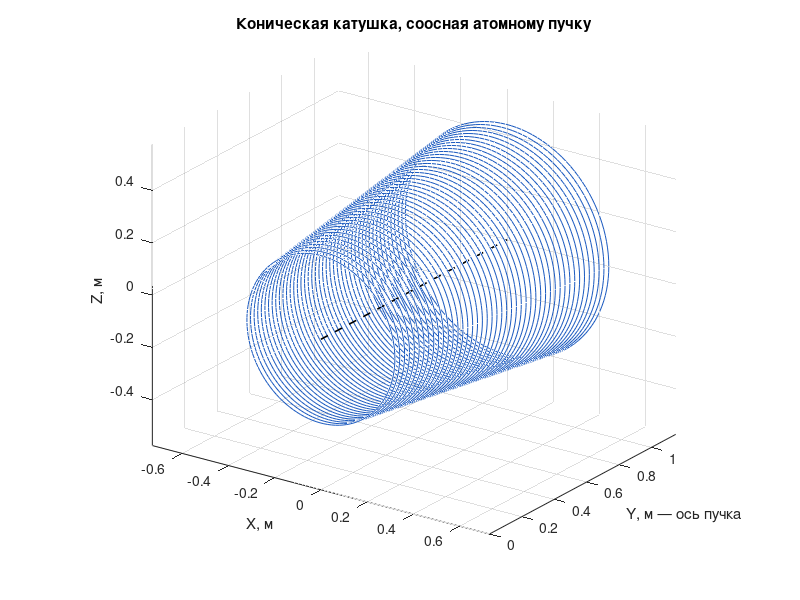
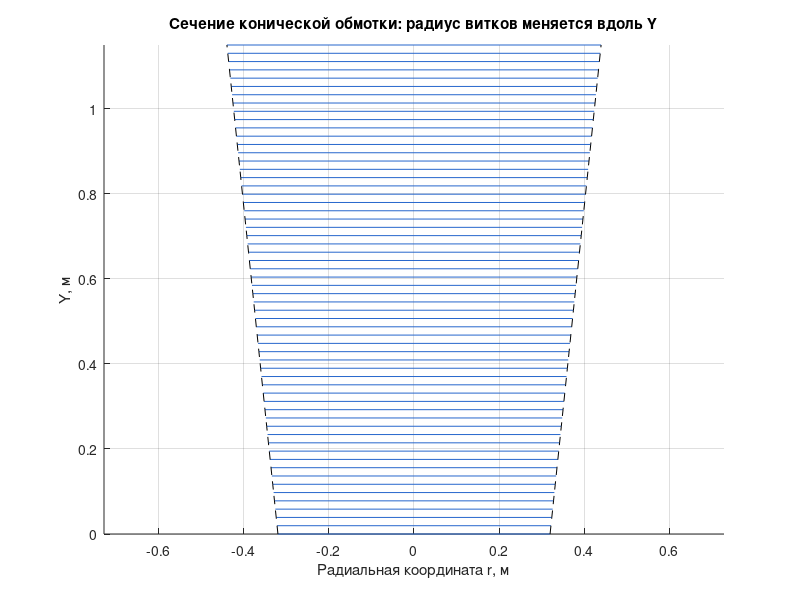

The MATLAB script that drew these images, in order: (Note: this script raises an error after producing the figures.)
function stern_gerlach_conical_coil_all_figures()
% ЕДИНАЯ МОДЕЛЬ ЭКСПЕРИМЕНТА ШТЕРНА-ГЕРЛАХА С КОНИЧЕСКОЙ КАТУШКОЙ
% Версия согласована с описанием разделов 3.1–5 реферата.
%
% Геометрия: Y — ось катушки и направление атомного пучка;
% X — горизонтальная координата; Z — вертикальная координата детектора.
%
% ПОЛЕ ПО МЕТОДИКЕ РЕФЕРАТА (раздел 3.2):
% 1. Поле обмотки — сумма вкладов кольцевых слоёв.
% 2. Радиус кольцевого слоя линейно меняется вдоль Y.
% 3. Осевая компонента отдельного кольцевого витка:
%    dBy = mu0*n*I*ds*R^2/(2*(R^2+(Y-s)^2)^(3/2)).
% 4. dBy/dY рассчитывается конечными разностями.
% 5. Поперечная компонента в параксиальном приближении:
%    Br = -(r/2)*dBy/dY.
% 6. |B| = sqrt(By^2 + Br^2), затем сила для двух проекций:
%    F_s = s*muB*grad(|B|).
%
% Это именно приближённая осесимметричная схема из реферата, а НЕ точное
% поле каждой винтовой нити обмотки. Не смешивать её с моделью эллиптических
% интегралов для точного поля круговых токовых колец.
%
% ВАЖНЫЕ ОГРАНИЧЕНИЯ:
% - атомы независимы; столкновения и рассеяние на остаточном газе не заданы;
% - искусственные смещения и импульсы после катушки отсутствуют;
% - модель двух проекций магнитного момента — адиабатическое приближение;
% - если расчёт не даёт заметного разделения, программа его не дорисовывает.
%
% Запуск: stern_gerlach_conical_coil_all_figures
% Все рисунки, CSV и MAT сохраняются в папку stern_gerlach_figures.

close all; clc;
rng(7,'twister');

%% 1. ПАРАМЕТРЫ КОНИЧЕСКОЙ КАТУШКИ (таблица 3.1.1 реферата)
p.mu0 = 4*pi*1e-7;       % Гн/м
p.n = 3200;              % плотность витков, 1/м
p.I = 650;              % ток, А
p.a = 0.32;              % радиус входного сечения, м
p.b = 0.44;              % радиус выходного сечения, м
p.y0 = 0.00;             % координата начала катушки, м
p.L = 1.15;              % длина катушки, м
p.y1 = p.y0+p.L;
p.Nlayers = 720;         % узлы квадратуры по длине, не физическое число витков
p.NphysicalTurns = round(p.n*p.L);

%% 2. ОБЛАСТЬ РАСЧЁТА ПОЛЯ
rGrid = linspace(0,0.55,241);
yGrid = linspace(-0.35,2.30,701);
[RR,YY] = ndgrid(rGrid,yGrid);
turnY = linspace(p.y0,p.y1,p.Nlayers);
turnR = p.a+(p.b-p.a)*(turnY-p.y0)/p.L;
ds = (p.y1-p.y0)/(p.Nlayers-1);
weights = ds*ones(size(turnY));
weights([1 end]) = ds/2;

fprintf('Расчёт поля по методике раздела 3.2 реферата...\n');
By = zeros(size(RR));
% Суммируем осевое поле кольцевых слоёв по формуле кругового витка.
for k = 1:p.Nlayers
    dyLocal = YY-turnY(k);
    By = By + p.mu0*p.n*p.I*weights(k)*turnR(k)^2 ./ ...
        (2*(turnR(k)^2+dyLocal.^2).^(3/2));
end

% Центральные конечные разности по Y; на границах — односторонние.
dBydY = zeros(size(By));
dY = yGrid(2)-yGrid(1);
dBydY(:,2:end-1) = (By(:,3:end)-By(:,1:end-2))/(2*dY);
dBydY(:,1) = (By(:,2)-By(:,1))/dY;
dBydY(:,end) = (By(:,end)-By(:,end-1))/dY;

% Параксиальная поперечная компонента из формулы раздела 3.2.
Br = -0.5.*RR.*dBydY;
Bmag = hypot(By,Br);

% Градиент модуля поля для расчёта силы на атомы.
[dBdr,dBdy] = gradient(Bmag,rGrid(2)-rGrid(1),dY);

%% 3. АТОМЫ СЕРЕБРА И ИСХОДНЫЙ ПУЧОК (раздел 4.1)
N_atoms = 100000;
mAg = 1.791e-25;             % кг
muB = 9.2740100783e-24;      % Дж/Тл
kB = 1.380649e-23;           % Дж/К
T = 1000;                    % К
sourceY = -0.34;
sigmaSource = 0.25e-3;       % малый нормальный разброс координат
coneHalfAngleDeg = 1.0;      % направленный пучок вдоль +Y

% Характерная скорость Максвелла—Больцмана.
vMeanMB = sqrt(8*kB*T/(pi*mAg));
% В реферате дополнительно указан приближённый диапазон 435–525 м/с.
% Используем этот диапазон как модельный разброс вокруг характерной скорости.
vMin = 435; vMax = 525;
speed0 = vMin+(vMax-vMin)*rand(N_atoms,1);

% Независимое направление внутри малого телесного угла вокруг +Y.
cosTheta = 1-rand(N_atoms,1)*(1-cosd(coneHalfAngleDeg));
sinTheta = sqrt(max(0,1-cosTheta.^2));
phi = 2*pi*rand(N_atoms,1);
vx = speed0.*sinTheta.*cos(phi);
vz = speed0.*sinTheta.*sin(phi);
vy = speed0.*cosTheta;

x = sigmaSource*randn(N_atoms,1);
z = sigmaSource*randn(N_atoms,1);
y = sourceY*ones(N_atoms,1);

% Две равновероятные проекции магнитного момента.
spin = ones(N_atoms,1);
spin(rand(N_atoms,1)<0.5) = -1;

%% 4. ДВЕ ЩЕЛИ И ТРИ ДЕТЕКТОРА (раздел 4.1)
slit1Y = -0.30;
slit1Radius = 1.5e-3;        % первая щель — окружность (формула 13)
slit2Y = -0.10;
slit2HalfWidth = 0.75e-3;
slit2HalfHeight = 2.5e-3;
slit2Zshift = 0;             % пересечение двух парабол (формула 14)
detectorY = [1.46 1.80 2.20];
detectorHalfX = 0.08;
detectorHalfZ = 0.08;

%% 5. ИНТЕРПОЛЯТОРЫ ПОЛЯ И ГРАДИЕНТА
% Матрицы имеют размер length(rGrid) x length(yGrid).
% interp2 ожидает сетку Y по горизонтали и r по вертикали.
F_r = @(rq,yq) interp2(yGrid,rGrid,dBdr,yq,rq,'linear');
F_y = @(rq,yq) interp2(yGrid,rGrid,dBdy,yq,rq,'linear');

%% 6. РИСУНКИ МАГНИТНОГО ПОЛЯ — РАЗДЕЛ 3.2
outDir = 'stern_gerlach_figures';
if ~exist(outDir,'dir'), mkdir(outDir); end

% Рисунок 1: трёхмерная геометрия конической катушки.
fig = figure('Color','w','Name','3D геометрия конической катушки');
hold on; axis equal; grid on; view(35,22);
ang = linspace(0,2*pi,120);
for q = 1:45
    yy = p.y0+(p.y1-p.y0)*(q-1)/44;
    rq = p.a+(p.b-p.a)*(yy-p.y0)/p.L;
    plot3(rq*cos(ang),yy*ones(size(ang)),rq*sin(ang),'Color',[0.1 0.35 0.75]);
end
plot3([0 0],[p.y0 p.y1],[0 0],'k--','LineWidth',1.2);
xlabel('X, м'); ylabel('Y, м — ось пучка'); zlabel('Z, м');
title('Коническая катушка, соосная атомному пучку');
exportgraphics(fig,fullfile(outDir,'01_coil_3d.png'),'Resolution',220);

% Рисунок 2: продольное сечение конической обмотки.
fig = figure('Color','w','Name','Продольное сечение катушки');
hold on; axis equal; grid on;
yy = linspace(p.y0,p.y1,60);
rr = p.a+(p.b-p.a)*(yy-p.y0)/p.L;
for q=1:numel(yy)
    plot([-rr(q) rr(q)],[yy(q) yy(q)],'Color',[0.15 0.4 0.8]);
end
plot(rr, yy, 'k--');
plot(-rr, yy, 'k--');
xlabel('Радиальная координата r, м'); ylabel('Y, м');
title('Сечение конической обмотки: радиус витков меняется вдоль Y');
exportgraphics(fig,fullfile(outDir,'02_coil_cross_section.png'),'Resolution',220);

% Рисунок 3: карта модуля поля и осевой компоненты.
fig = figure('Color','w','Name','Распределение магнитного поля');
tiledlayout(1,2,'TileSpacing','compact','Padding','compact');
nexttile;
contourf(yGrid,rGrid,Bmag,36,'LineColor','none'); colorbar;
hold on; plot([p.y0 p.y1],[p.a p.b],'w--','LineWidth',1.3);
xlabel('Y, м'); ylabel('r, м'); title('|B(r,Y)|, Тл');
nexttile;
contourf(yGrid,rGrid,By,36,'LineColor','none'); colorbar;
hold on; plot([p.y0 p.y1],[p.a p.b],'w--','LineWidth',1.3);
xlabel('Y, м'); ylabel('r, м'); title('B_y(r,Y), Тл');
exportgraphics(fig,fullfile(outDir,'03_field_maps.png'),'Resolution',220);

% Рисунок 4: поперечная компонента и осевой градиент.
fig = figure('Color','w','Name','Компоненты и градиент поля');
tiledlayout(2,2,'TileSpacing','compact','Padding','compact');
nexttile; contourf(yGrid,rGrid,Br,36,'LineColor','none'); colorbar;
xlabel('Y, м'); ylabel('r, м'); title('B_r(r,Y), Тл');
nexttile; contourf(yGrid,rGrid,dBdy,36,'LineColor','none'); colorbar;
xlabel('Y, м'); ylabel('r, м'); title('∂|B|/∂Y, Тл/м');
Baxis = By(1,:);
dBaxis = dBydY(1,:);
nexttile; plot(yGrid,Baxis,'LineWidth',1.6); grid on;
xline(p.y0,'r--'); xline(p.y1,'r--');
xlabel('Y, м'); ylabel('B_y(0,Y), Тл'); title('Осевое поле');
nexttile; plot(yGrid,dBaxis,'LineWidth',1.6); grid on;
xline(p.y0,'r--'); xline(p.y1,'r--');
xlabel('Y, м'); ylabel('dB_y/dY, Тл/м'); title('Градиент осевой компоненты');
exportgraphics(fig,fullfile(outDir,'04_field_components_and_gradient.png'),'Resolution',220);

%% 7. ОБЩАЯ СХЕМА УСТАНОВКИ
fig = figure('Color','w','Name','Общая схема установки');
hold on; grid on; axis equal; view(35,20);
[th,ss] = meshgrid(linspace(0,2*pi,60),linspace(0,1,30));
rad = p.a+(p.b-p.a)*ss;
surf(rad.*cos(th),p.y0+p.L*ss,rad.*sin(th),'FaceAlpha',0.10,'EdgeAlpha',0.10);
plot3([0 0],[sourceY detectorY(end)],[0 0],'k--');
scatter3(0,sourceY,0,45,'filled'); text(0,sourceY,0.04,'Источник Ag');
for yy0=[slit1Y slit2Y]
    plot3([-0.012 0.012],[yy0 yy0],[0 0],'k','LineWidth',3);
end
text(0,slit1Y,0.04,'Щель 1'); text(0,slit2Y,0.04,'Щель 2');
for q=1:3
    plot3([-detectorHalfX detectorHalfX],[detectorY(q) detectorY(q)],[0 0],'r','LineWidth',2);
    text(0,detectorY(q),0.04,sprintf('Детектор %d',q));
end
xlabel('X, м'); ylabel('Y, м'); zlabel('Z, м');
title('Источник, две щели, катушка и три детектора');
exportgraphics(fig,fullfile(outDir,'05_experimental_setup.png'),'Resolution',220);

%% 8. ДИНАМИКА АТОМОВ — ЯВНЫЙ МЕТОД ЭЙЛЕРА (раздел 4.2)
fprintf('Моделирование %d атомов серебра...\n',N_atoms);
fprintf('Средняя скорость Максвелла при T=%g K: %.2f м/с; модельный диапазон: %.0f–%.0f м/с\n', ...
    T,vMeanMB,vMin,vMax);
fprintf('Физическое число витков nL ≈ %d; узлов квадратуры: %d\n', ...
    p.NphysicalTurns,p.Nlayers);

alive = true(N_atoms,1);
slit1Done = false(N_atoms,1); slit2Done = false(N_atoms,1);
passed1 = false(N_atoms,1); passed2 = false(N_atoms,1);
hitX = cell(3,1); hitZ = cell(3,1);
for q=1:3
    hitX{q}=nan(N_atoms,1); hitZ{q}=nan(N_atoms,1);
end

dt = 1e-5;  % с — как указано в реферате
maxSteps = ceil((detectorY(end)-sourceY)/(max(100,vMeanMB*0.5)*dt)*1.4);
maxSteps = min(maxSteps,15000);
trajCount = 40;
sampleIds = randperm(N_atoms,min(trajCount,N_atoms));
trajX=nan(maxSteps+1,numel(sampleIds));
trajY=trajX; trajZ=trajX;
trajX(1,:)=x(sampleIds); trajY(1,:)=y(sampleIds); trajZ(1,:)=z(sampleIds);

for it=1:maxSteps
    ids=find(alive);
    if isempty(ids), break; end
    xOld=x(ids); yOld=y(ids); zOld=z(ids);
    rOld=hypot(xOld,zOld);
    rq=min(max(rOld,rGrid(1)),rGrid(end));
    yq=min(max(yOld,yGrid(1)),yGrid(end));
    gr=F_r(rq,yq); gy=F_y(rq,yq);
    gr(~isfinite(gr))=0; gy(~isfinite(gy))=0;
    ex=zeros(size(rOld)); ez=ex;
    nz=rOld>1e-14; ex(nz)=xOld(nz)./rOld(nz); ez(nz)=zOld(nz)./rOld(nz);

    % U_s=-s*mu_B*|B|; F_s=s*mu_B*grad(|B|).
    ax=spin(ids)*(muB/mAg).*gr.*ex;
    ay=spin(ids)*(muB/mAg).*gy;
    az=spin(ids)*(muB/mAg).*gr.*ez;

    % Явный Эйлер: обе координаты используют старую скорость.
    vxOld=vx(ids); vyOld=vy(ids); vzOld=vz(ids);
    xNew=xOld+vxOld*dt; yNew=yOld+vyOld*dt; zNew=zOld+vzOld*dt;
    vx(ids)=vxOld+ax*dt; vy(ids)=vyOld+ay*dt; vz(ids)=vzOld+az*dt;
    x(ids)=xNew; y(ids)=yNew; z(ids)=zNew;

    % Первая щель: окружность (13), проверка при пересечении плоскости.
    c1=~slit1Done(ids) & yOld<slit1Y & yNew>=slit1Y;
    if any(c1)
        loc=find(c1); f=(slit1Y-yOld(loc))./(yNew(loc)-yOld(loc));
        xx=xOld(loc)+f.*(xNew(loc)-xOld(loc));
        zz=zOld(loc)+f.*(zNew(loc)-zOld(loc));
        ok=xx.^2+zz.^2<=slit1Radius^2;
        g=ids(loc); passed1(g(ok))=true;
        slit1Done(g)=true; alive(g(~ok))=false;
    end

    % Вторая щель: пересечение двух парабол (14).
    c2=~slit2Done(ids) & yOld<slit2Y & yNew>=slit2Y;
    if any(c2)
        loc=find(c2); f=(slit2Y-yOld(loc))./(yNew(loc)-yOld(loc));
        xx=xOld(loc)+f.*(xNew(loc)-xOld(loc));
        zz=zOld(loc)+f.*(zNew(loc)-zOld(loc));
        hloc=slit2HalfHeight.*(1-(xx./slit2HalfWidth).^2);
        ok=abs(xx)<=slit2HalfWidth & abs(zz-slit2Zshift)<=hloc;
        g=ids(loc); passed2(g(ok))=true;
        slit2Done(g)=true; alive(g(~ok))=false;
    end

    % Три вертикальные детекторные плоскости; попадание интерполируется
    % между соседними шагами, как описано в разделе 4.2.
    for q=1:3
        pending=~isfinite(hitX{q}(ids));
        cross=pending & yOld<detectorY(q) & yNew>=detectorY(q);
        if any(cross)
            loc=find(cross); f=(detectorY(q)-yOld(loc))./(yNew(loc)-yOld(loc));
            xx=xOld(loc)+f.*(xNew(loc)-xOld(loc));
            zz=zOld(loc)+f.*(zNew(loc)-zOld(loc));
            ok=abs(xx)<=detectorHalfX & abs(zz)<=detectorHalfZ;
            g=ids(loc(ok)); hitX{q}(g)=xx(ok); hitZ{q}(g)=zz(ok);
        end
    end
    alive(ids(yNew>=detectorY(end)))=false;
    trajX(it+1,:)=x(sampleIds); trajY(it+1,:)=y(sampleIds); trajZ(it+1,:)=z(sampleIds);
end
last=find(any(isfinite(trajY),2),1,'last');
if isempty(last), last=1; end
trajX=trajX(1:last,:); trajY=trajY(1:last,:); trajZ=trajZ(1:last,:);

%% 9. РИСУНОК ТРАЕКТОРИЙ
fig=figure('Color','w','Name','Траектории атомов серебра');
hold on; grid on; view(35,22);
for q=1:size(trajX,2)
    plot3(trajX(:,q)*1e3,trajY(:,q),trajZ(:,q)*1e3,'LineWidth',0.7);
end
xlabel('X, мм'); ylabel('Y, м'); zlabel('Z, мм');
title('Траектории атомов серебра в поле конической катушки');
exportgraphics(fig,fullfile(outDir,'06_atom_trajectories_3d.png'),'Resolution',220);

%% 10. РИСУНОК РАСПРЕДЕЛЕНИЙ НА ТРЁХ ДЕТЕКТОРАХ
fig=figure('Color','w','Name','Попадания на детекторах');
tiledlayout(1,3,'TileSpacing','compact','Padding','compact');
for q=1:3
    nexttile; hold on; grid on;
    valid=isfinite(hitX{q}) & isfinite(hitZ{q});
    ip=valid & spin==1; im=valid & spin==-1;
    if any(ip), scatter(hitX{q}(ip)*1e3,hitZ{q}(ip)*1e3,3,'r','filled'); end
    if any(im), scatter(hitX{q}(im)*1e3,hitZ{q}(im)*1e3,3,'b','filled'); end
    xlabel('X, мм'); ylabel('Z, мм');
    title(sprintf('Детектор %d, Y=%.2f м',q,detectorY(q)));
    xlim(detectorHalfX*1e3*[-1 1]); ylim(detectorHalfZ*1e3*[-1 1]);
end
exportgraphics(fig,fullfile(outDir,'07_detector_scatter_3screens.png'),'Resolution',220);

%% 11. ГИСТОГРАММЫ ПО Z НА ТРЁХ ДЕТЕКТОРАХ
fig=figure('Color','w','Name','Гистограммы детекторов');
tiledlayout(1,3,'TileSpacing','compact','Padding','compact');
edges=linspace(-detectorHalfZ,detectorHalfZ,121)*1e3;
for q=1:3
    nexttile; hold on; grid on;
    valid=isfinite(hitZ{q});
    zp=hitZ{q}(valid & spin==1)*1e3;
    zm=hitZ{q}(valid & spin==-1)*1e3;
    if ~isempty(zp), histogram(zp,edges,'Normalization','pdf','FaceColor',[0.85 0.2 0.2],'FaceAlpha',0.45,'EdgeColor','none'); end
    if ~isempty(zm), histogram(zm,edges,'Normalization','pdf','FaceColor',[0.2 0.35 0.85],'FaceAlpha',0.45,'EdgeColor','none'); end
    xlabel('Z, мм'); ylabel('Плотность, 1/мм');
    title(sprintf('Детектор %d',q));
    legend('\mu=+\mu_B','\mu=-\mu_B','Location','best');
end
exportgraphics(fig,fullfile(outDir,'08_detector_histograms.png'),'Resolution',220);

%% 12. ВЛИЯНИЕ ТОКА НА ОСЕВОЕ ПОЛЕ (раздел 5.2)
fig=figure('Color','w','Name','Влияние тока');
hold on; grid on;
currentFactors=[0.5 1 1.5];
for q=1:3
    Iq=p.I*currentFactors(q);
    plot(yGrid,Baxis*(Iq/p.I),'LineWidth',1.5,'DisplayName',sprintf('I = %.0f А',Iq));
end
xlabel('Y, м'); ylabel('B_y(0,Y), Тл');
title('Влияние силы тока на осевую компоненту поля');
legend('Location','best');
exportgraphics(fig,fullfile(outDir,'09_axis_field_different_currents.png'),'Resolution',220);

%% 13. СХЕМАТИЧЕСКОЕ СРАВНЕНИЕ С ОРИГИНАЛЬНЫМ ОПЫТОМ (раздел 5.3)
fig=figure('Color','w','Name','Сравнение с опытом Штерна—Герлаха');
tiledlayout(1,2,'TileSpacing','compact','Padding','compact');
nexttile; hold on; axis equal; grid on;
plot([0 0],[-1 1],'k','LineWidth',2);
plot([-0.15 0.15],[-0.45 0.45],'k','LineWidth',2);
plot([-0.15 0.15],[0.45 -0.45],'k','LineWidth',2);
text(0.05,0.82,'Две компоненты');
title('Схема характерного результата опыта');
xlabel('Условная координата'); ylabel('Поперечное отклонение');
nexttile; hold on; grid on;
for q=1:3
    valid=isfinite(hitZ{q});
    histogram(hitZ{q}(valid)*1e3,linspace(-80,80,100), ...
        'Normalization','count','DisplayStyle','stairs','LineWidth',1.2, ...
        'DisplayName',sprintf('Детектор %d',q));
end
xlabel('Z, мм'); ylabel('Число атомов');
title('Распределения, рассчитанные в MATLAB'); legend('Location','best');
exportgraphics(fig,fullfile(outDir,'10_classic_vs_matlab.png'),'Resolution',220);

%% 14. СТАТИСТИКА, ТАБЛИЦЫ И СОХРАНЕНИЕ
Detector=(1:3)';
Y_m=detectorY(:);
Hits=zeros(3,1); MeanZ_plus_mm=nan(3,1); MeanZ_minus_mm=nan(3,1);
StdZ_plus_mm=nan(3,1); StdZ_minus_mm=nan(3,1);
for q=1:3
    valid=isfinite(hitZ{q});
    Hits(q)=nnz(valid);
    zp=hitZ{q}(valid & spin==1)*1e3;
    zm=hitZ{q}(valid & spin==-1)*1e3;
    if ~isempty(zp), MeanZ_plus_mm(q)=mean(zp); StdZ_plus_mm(q)=std(zp); end
    if ~isempty(zm), MeanZ_minus_mm(q)=mean(zm); StdZ_minus_mm(q)=std(zm); end
end
stats=table(Detector,Y_m,Hits,MeanZ_plus_mm,MeanZ_minus_mm,StdZ_plus_mm,StdZ_minus_mm);
writetable(stats,fullfile(outDir,'detector_statistics.csv'));

% Дополнительная таблица поля вдоль оси.
writematrix([yGrid(:),Baxis(:),dBaxis(:)],fullfile(outDir,'axis_field_and_gradient.csv'));

results=struct();
results.parameters=p;
results.N_atoms=N_atoms; results.temperature_K=T;
results.vMeanMaxwell_m_s=vMeanMB; results.speedRange_m_s=[vMin vMax];
results.initialSpeed_m_s=speed0; results.spin=spin;
results.slit1=struct('Y_m',slit1Y,'radius_m',slit1Radius);
results.slit2=struct('Y_m',slit2Y,'halfWidth_m',slit2HalfWidth, ...
    'halfHeight_m',slit2HalfHeight,'zShift_m',slit2Zshift, ...
    'shape','intersection of two parabolas');
results.rGrid_m=rGrid; results.yGrid_m=yGrid;
results.By_T=By; results.Br_T=Br; results.Bmag_T=Bmag;
results.dBydY_T_per_m=dBydY;
results.dBdr_T_per_m=dBdr; results.dBdy_T_per_m=dBdy;
results.detectorY_m=detectorY; results.hitX_m=hitX; results.hitZ_m=hitZ;
results.passedSlit1=nnz(passed1); results.passedSlit2=nnz(passed2);
results.statistics=stats;
save(fullfile(outDir,'stern_gerlach_results.mat'),'results','-v7.3');

fprintf('\nРасчёт завершён. Результаты: %s\n',outDir);
fprintf('Прошли первую щель: %d из %d\n',nnz(passed1),N_atoms);
fprintf('Прошли вторую щель: %d из %d\n',nnz(passed2),N_atoms);
fprintf('Столкновения и рассеяние на остаточном газе не моделируются.\n');
disp(stats);
fprintf(['Примечание: искусственное разделение не добавляется. ' ...
    'Реальная величина разделения определяется рассчитанным полем и параметрами модели.\n']);
end
